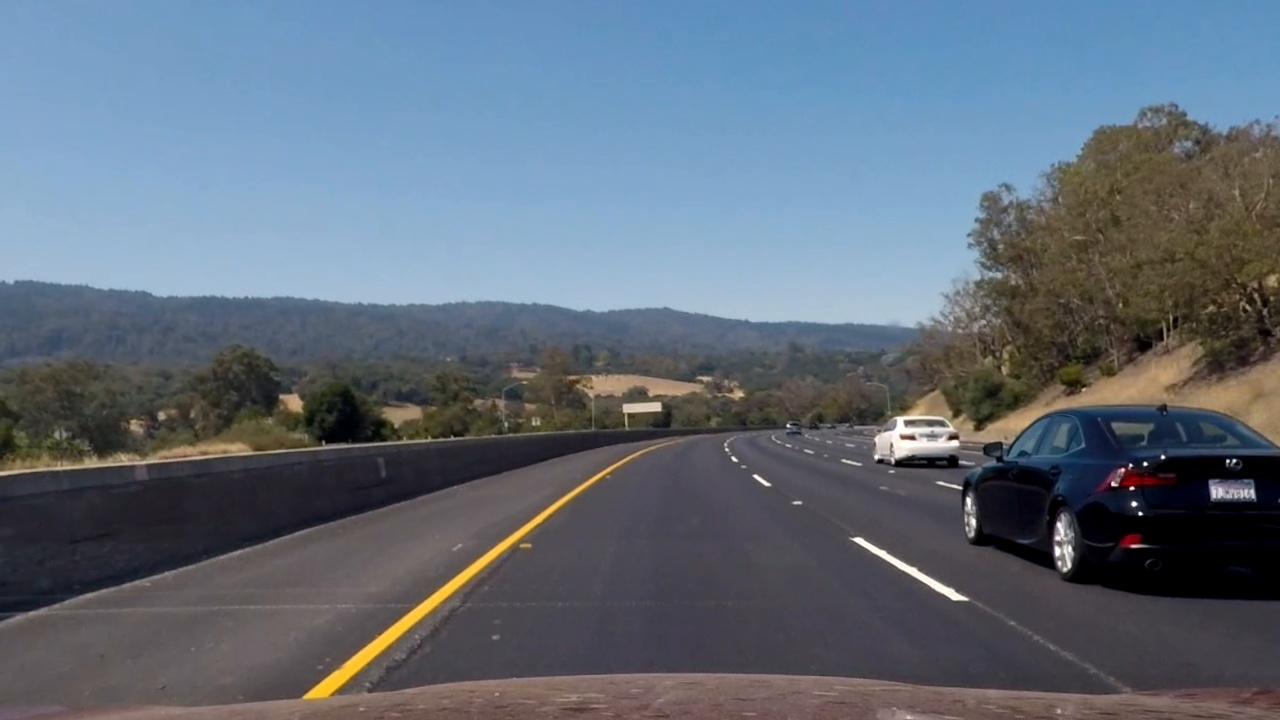
#> input picture doc_images/3_input_undistorted.jpg, 1280 x 720 px
$ python -i P2_processing_functions.py   (imports and definitions only)   (older library calls are emulated)
#> lines starting #> are read from the running program, lines starting #| are printed output that depends on the picture
#%%
# includes
import numpy as np
import cv2
import matplotlib.pyplot as plt
import matplotlib.image as mpimg
import math
import glob
import sys
import os

# Import everything needed to edit/save/watch video clips
from moviepy.editor import VideoFileClip
from IPython.display import HTML
from collections import deque


def cvt_bgr2rgb(img_bgr):
    return cv2.cvtColor(img_bgr, cv2.COLOR_BGR2RGB)

# [9 lines left out: function plot_2, not called in this run]

def draw_line(self, img, x1, y1, x2, y2, color=[255, 0, 0], thickness=3):
    return cv2.line(img, (x1, y1), (x2, y2), color, thickness)

# class to store the characteristics of each line detection
class line():
    def __init__(self):
        # was the line detected in the last iteration?
        self.last_detected = False
        self.cnt_last_invalid = 1000
        # number of stored lines detected n
        self.n_fit = 10
        self.n_fitx = 10
        self.n_curvature = 20
        # x values of the last n fits of the line
        self.recent_xfitted_buffer = deque()
        self.recent_xfitted = []
        #average x values of the fitted line over the last n iterations
        self.bestx = None
        #polynomial coefficients averaged over the last n iterations
        self.recent_fit_buffer = deque()
        self.recent_fit = []
        self.best_fit = None
        #polynomial coefficients for the most recent fit
        self.current_fit = [np.array([False])]
        #radius of curvature of the line in some units
        self.recent_radius_of_curvature_buffer = deque()
        self.recent_radius_of_curvature = []
        self.avg_radius_of_curvature = None
        #distance in meters of vehicle center from the line
        self.line_base_pos = None
        #difference in fit coefficients between last and new fits
        self.diffs = np.array([0,0,0], dtype='float')
        #x values for detected line pixels
        self.allx = None
        #y values for detected line pixels
        self.ally = None
        # color for visualization
        self.color = [255, 255, 255]


    # [25 lines left out: functions update_with_new_values, calc_average, not called in this run]

    def calc_offset(self):
        pass

    ## Determine the curvature of the lane_markings and vehicle position with respect to center.
    # [31 lines left out: functions calc_curvature_real, update, not called in this run]

class lane_markings_detection:
    def __init__(self):
        self.print_output = False
        self.write_output = False
        self.left_fit = np.array([0.0, 0.0, 0.0])
        self.right_fit = np.array([0.0, 0.0, 0.0])
        self.line_left = line()
        self.line_right = line()
        # Initialize lines
        self.line_left.color = [255,0,0]
        self.line_right.color = [0,0,255]
        # Hyperparameters
        self.max_cnt_last_invalid = 3
        self.avg_min_warmup_samples_offset = 3
        self.avg_min_warmup_samples_curve = 10

    ## Compute Camera Calibration
    # [38 lines left out: function compute_camera_calibration, not called in this run]

    ## Apply distortion correction
    def undistort_image(self, img, _mtx, _dist):
        return cv2.undistort(img, _mtx, _dist, None, _mtx)

    ## Generate thesholded binary image (color transform, gradients etc...)
    # [333 lines left out: functions extract_single_color, abs_sobel_thresh, abs_magn_thresh, abs_dir_threshold, abs_average, abs_threshold and 10 more, not called in this run]

    def combine_lane_markings(self, binary_warped_, markings_left , markings_right):
        lane_markings = cv2.addWeighted(markings_left, 1, markings_right, 1, 0)
        return lane_markings

    # [166 lines left out: functions check_curvature_left_right_ok, check_lines_horiz_distance_left_right_ok, check_curvature_new_last_ok, check_line_horiz_pos_new_last_ok, validation_check_lane, validation_check_line and 7 more, not called in this run]

    def write_bgr(self, filepath, img_bgr):
        cv2.imwrite(filepath, cv2.cvtColor(img_bgr, cv2.COLOR_BGR2RGB))

    ## Video lane_markings detection ##
    def process_image(self, img_input):
        img_shape = img_input.shape
        roi_offset = abs(200 - (img_shape[1] - 1124))/2 # depending on warp points

        img_undist = self.undistort_image(img_input, mtx, dist)
        if ld.write_output:
            self.write_bgr("output_images/3_input_undistorted.jpg", img_undist)
        img_binary = self.image_to_thresholded_binary(img_undist)
        if ld.write_output:
            cv2.imwrite("output_images/4_binary.jpg", img_binary)
        # define 4 source points
        warp_src = np.float32([[165,img_shape[0]],[596,447],[681,447],[1124,img_shape[0]]])
        # define 4 destination points
        warp_dst = np.float32([[300,img_shape[0]],[300,0],[950,0],[950,img_shape[0]]])
        img_binary_warped, perspective_M, perspective_Minv = self.warp(img_binary, warp_src, warp_dst)
        if ld.write_output:
            cv2.imwrite("output_images/5_binary_warped.jpg", img_binary_warped)
        lane_markings, left_fit, right_fit, left_fitx, right_fitx, ploty = self.detect_lines(img_binary_warped)
        if ld.write_output:
            self.write_bgr("output_images/6_lane_markings.jpg", lane_markings)
        img_result_lane_markings = self.warp_back_on_original(img_binary_warped, img_undist, left_fitx, right_fitx, ploty, perspective_Minv)
        offset_lane_markings_center = self.calc_offset_lane_markings_center(left_fitx, right_fitx, img_shape, roi_offset)
        result_annotated = self.annotate_lane_markings_markings(img_result_lane_markings, lane_markings, perspective_Minv, self.line_right.avg_radius_of_curvature, offset_lane_markings_center)
        if ld.write_output:
            self.write_bgr("output_images/7_result_annotated.jpg", result_annotated)
        return result_annotated

    # [12 lines left out: functions save_frames_of_video, execute_video_pipeline, not called in this run]

#%%
# [23 lines not run here, left out]
        # [43 lines of commented-out code are left out]

>>> import cv2
>>> picture = cv2.imread('doc_images/3_input_undistorted.jpg', cv2.IMREAD_GRAYSCALE)
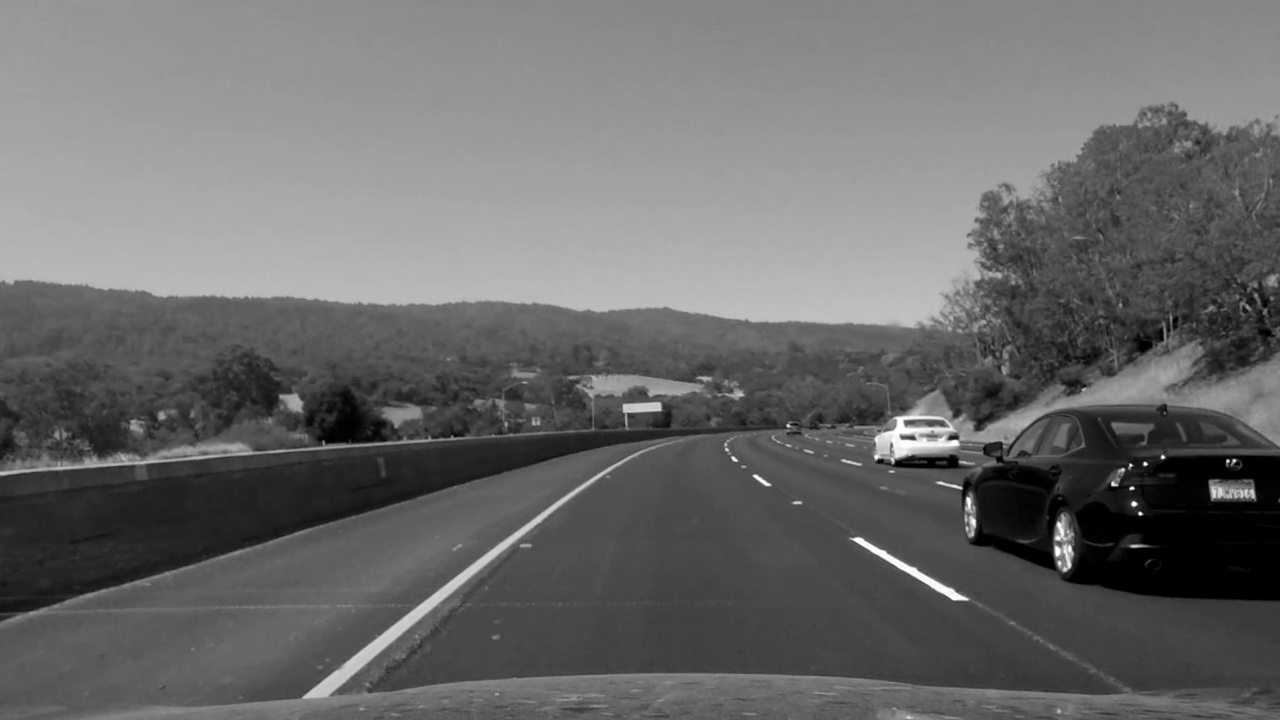
#> picture: shape (720, 1280); min 0, max 255, mean 106.1
>>> result = lane_markings_detection().process_image(picture)
#> (the run stopped early here; a loop or call above may not have finished)

$ run again, on doc_images/5_warp.jpg
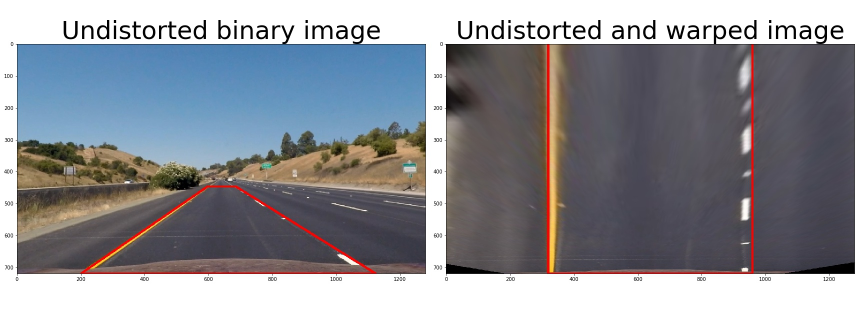
#> input picture doc_images/5_warp.jpg, 1728 x 648 px (shown at 1/2 size)
#> `picture = cv2.imread('doc_images/3_input_undistorted.jpg', cv2.IMREAD_..`:
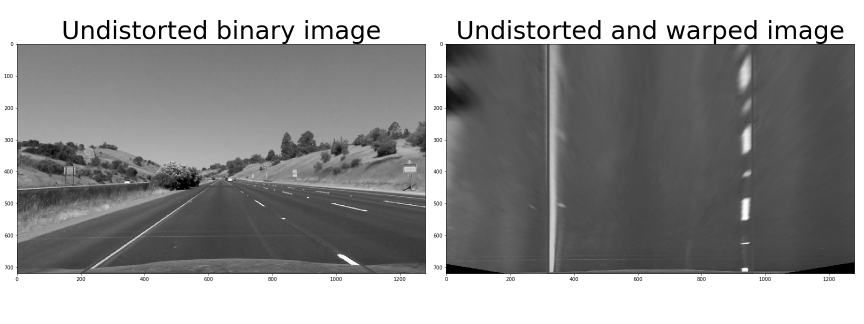
#> picture: shape (648, 1728) (shown at 1/2 size); min 0, max 255, mean 146.6

$ run again, on doc_images/img_lane_marking.jpg
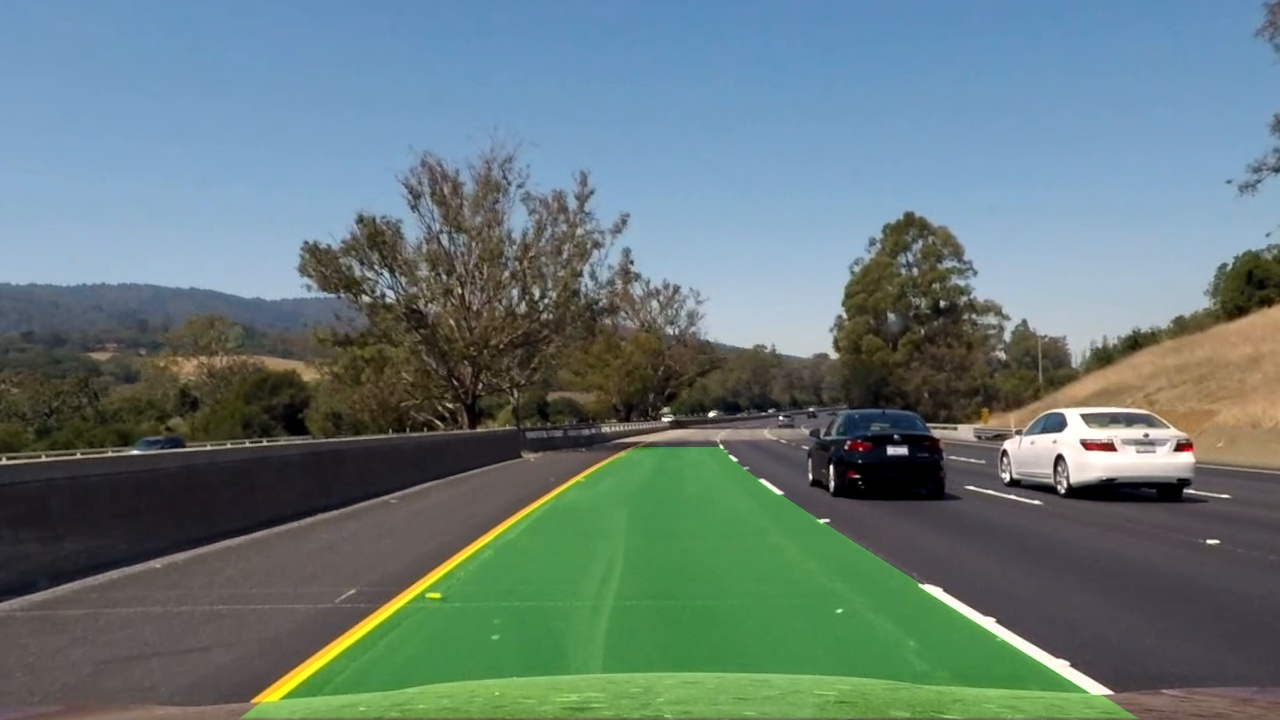
#> input picture doc_images/img_lane_marking.jpg, 1280 x 720 px
#> `picture = cv2.imread('doc_images/3_input_undistorted.jpg', cv2.IMREAD_..`:
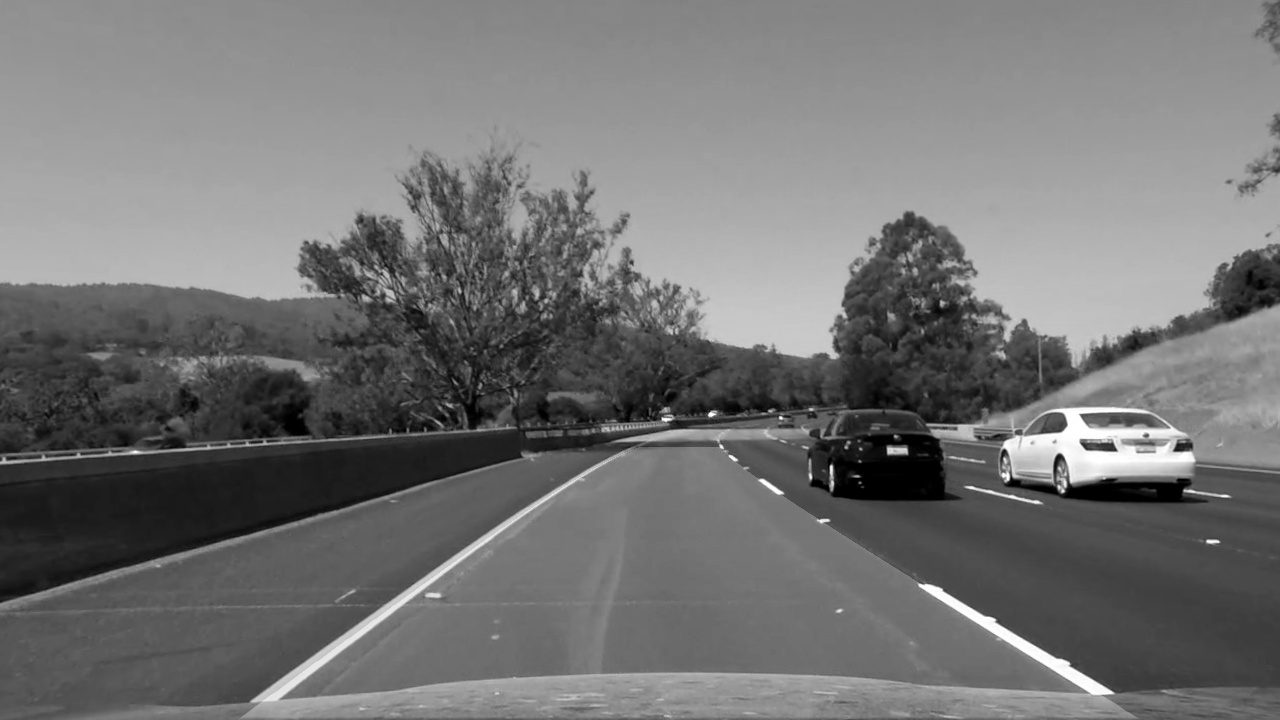
#> picture: shape (720, 1280); min 0, max 255, mean 115.6
